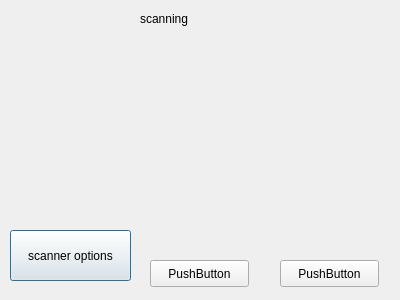
<?xml version="1.0" encoding="UTF-8"?>
<ui version="4.0">
 <class>scanner_window</class>
 <widget class="QDialog" name="scanner_window">
  <property name="geometry">
   <rect>
    <x>0</x>
    <y>0</y>
    <width>400</width>
    <height>300</height>
   </rect>
  </property>
  <property name="windowTitle">
   <string>Dialog</string>
  </property>
  <widget class="QPushButton" name="pushButton">
   <property name="geometry">
    <rect>
     <x>10</x>
     <y>230</y>
     <width>121</width>
     <height>51</height>
    </rect>
   </property>
   <property name="text">
    <string>scanner options</string>
   </property>
  </widget>
  <widget class="QPushButton" name="pushButton_2">
   <property name="geometry">
    <rect>
     <x>150</x>
     <y>260</y>
     <width>99</width>
     <height>27</height>
    </rect>
   </property>
   <property name="text">
    <string>PushButton</string>
   </property>
  </widget>
  <widget class="QPushButton" name="pushButton_3">
   <property name="geometry">
    <rect>
     <x>280</x>
     <y>260</y>
     <width>99</width>
     <height>27</height>
    </rect>
   </property>
   <property name="text">
    <string>PushButton</string>
   </property>
  </widget>
  <widget class="QLabel" name="label">
   <property name="geometry">
    <rect>
     <x>140</x>
     <y>10</y>
     <width>67</width>
     <height>17</height>
    </rect>
   </property>
   <property name="text">
    <string>scanning</string>
   </property>
  </widget>
 </widget>
 <resources/>
 <connections/>
</ui>
